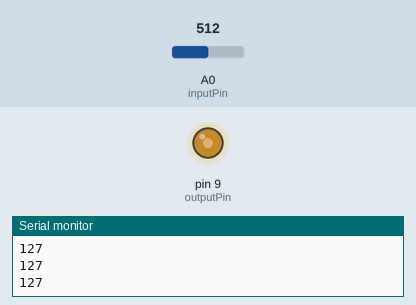
This program was run on a simulated Arduino Uno, built with avr-gcc and run on an emulated ATmega328P. On the bench: output pins drawn as LEDs (lit = HIGH), the last lines printed to the serial monitor. The test bench sets the inputs (shaded band); at power-on: A0 (inputPin) = 512.

Above: at 1.2 s.
1.3 s: A0 (inputPin) set to 716
At 2.2 s:
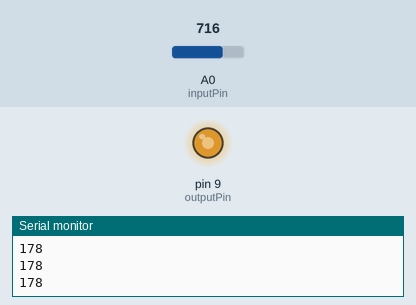
2.8 s: A0 (inputPin) set to 900
At 3.3 s:
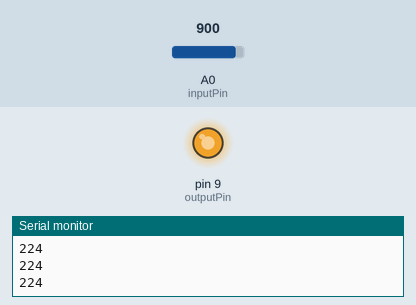
4.3 s: A0 (inputPin) set to 122
At 5.5 s:
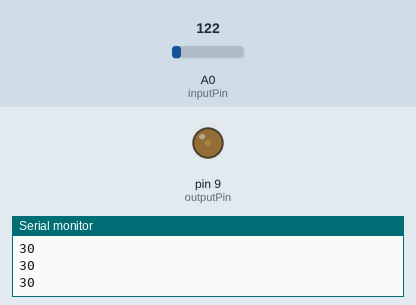
5.8 s: A0 (inputPin) set to 0
At 6.9 s:
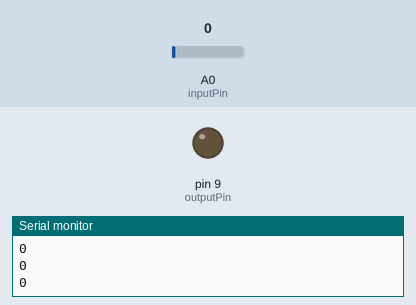
7.3 s: A0 (inputPin) set to 511
At 8.0 s:
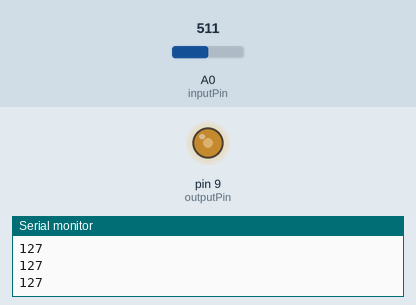
Timing chart, 0 to 9.8 s (numbered marks = the images above; inputs shaded):
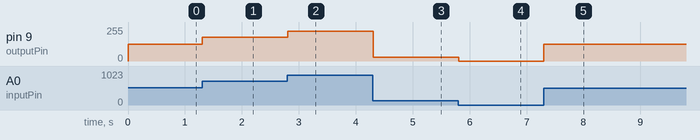

Measured:
- after the input at 1.3 s, pin 9 (outputPin): 127/255 → 178/255 at once
- after the input at 2.8 s, pin 9 (outputPin): 178/255 → 224/255 at once
- after the input at 4.3 s, pin 9 (outputPin): 224/255 → 30/255 at once
- after the input at 5.8 s, pin 9 (outputPin): 30/255 → 0/255 at once
- after the input at 7.3 s, pin 9 (outputPin): 0/255 → 127/255 at once

The program:

main.cpp
```cpp
#include <Arduino.h>

// use a potentiometer to vary the resistance and dim the LED
// See the diagram of the set up
/*
plug middle of potentiometr to analog pin A0.
Plus the other pins to Ground and 5V
based on the code the Serial monitor/plot will print the voltage it reads on pin 9
see the photo of the setup
Connect the LED and its positive with a 330 Ohm resitor and with its output to pin 9 and ground
*/

const int inputPin= A0;
const int outputPin= 9;
void setup() {
  Serial.begin(9600); // so we can see the plot as we tune the potentiometer
}

void loop() {
int sensorValue = analogRead(A0); // measure the voltage on pin A0
int outputValue= map(sensorValue, 0, 1023, 0, 255);// linearly tone the output to 8 bits from 10 bits input
analogWrite(outputPin, outputValue);
Serial.println(outputValue); // print the voltage between 0 to 5 ( in 8 bits 0 to 255)
delay(10);
}
```
